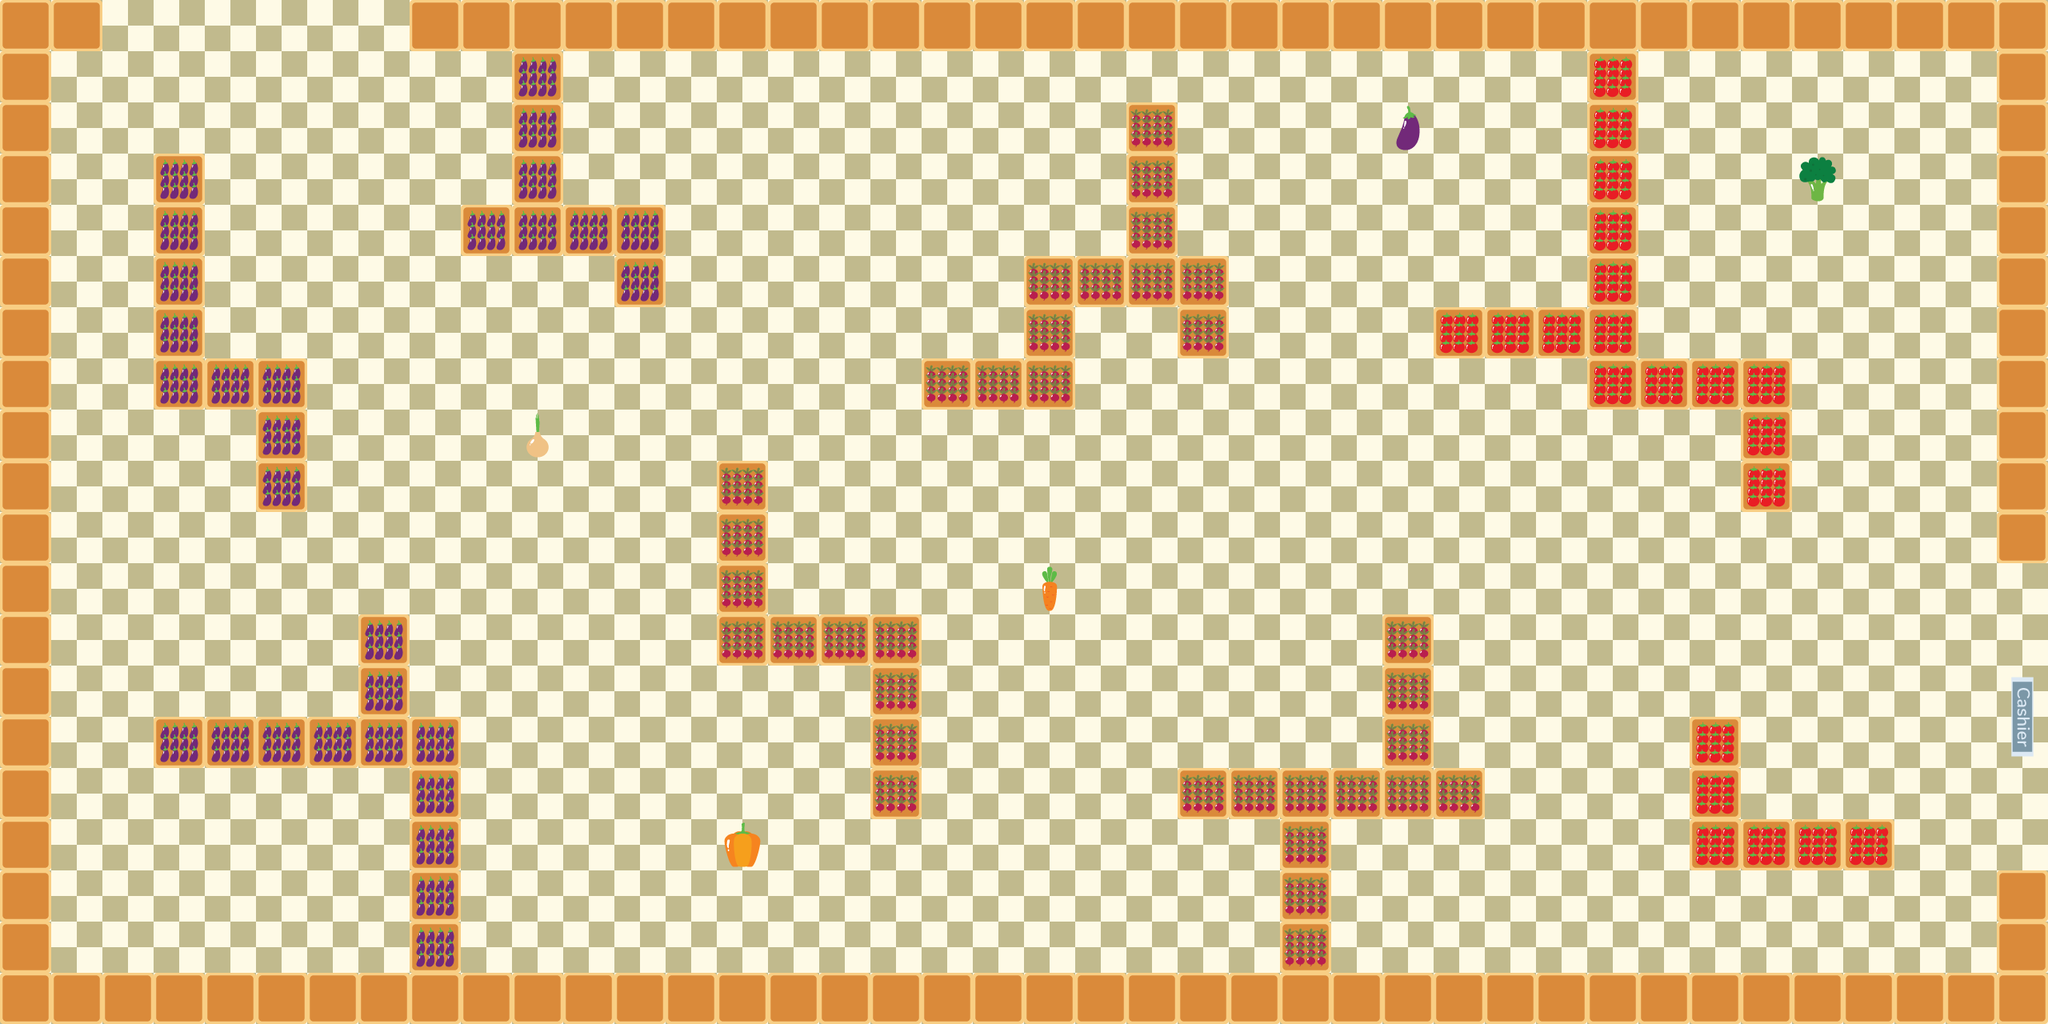

This is a level from a 2D game, rendered from its Tiled map with the project's own tilesets. A one-line summary and the map file follow, with tile-layer data summarised:
An orthogonal 40x20 tile map with 64x64 px tiles, 3 tile layers (groundLayer, shelfLayer, vegeLayer) and 3 objects (cashier, startPoint, endPoint).

<map version="1.4" tiledversion="1.4.3" orientation="orthogonal" renderorder="right-down" width="40" height="20" tilewidth="64" tileheight="64" infinite="0" nextlayerid="6" nextobjectid="8">
 <editorsettings>
  <export target="tiles1.json" format="json" />
 </editorsettings>
 <tileset firstgid="1" name="Tiles1" tilewidth="64" tileheight="64" tilecount="15" columns="5">
  <image source="Tiles1.png" width="320" height="192" />
  <tile id="0">
   <properties>
    <property name="shelf2" type="bool" value="true" />
   </properties>
  </tile>
  <tile id="1">
   <properties>
    <property name="shelf3" type="bool" value="true" />
   </properties>
  </tile>
  <tile id="2">
   <properties>
    <property name="shelf4" type="bool" value="true" />
   </properties>
  </tile>
  <tile id="3">
   <properties>
    <property name="cashier" type="bool" value="true" />
   </properties>
  </tile>
  <tile id="6">
   <properties>
    <property name="onion" type="bool" value="true" />
   </properties>
  </tile>
  <tile id="7">
   <properties>
    <property name="brinjal" type="bool" value="true" />
   </properties>
  </tile>
  <tile id="8">
   <properties>
    <property name="cashier" type="bool" value="true" />
   </properties>
  </tile>
  <tile id="10">
   <properties>
    <property name="carrot" type="bool" value="true" />
   </properties>
  </tile>
  <tile id="11">
   <properties>
    <property name="broccoli" type="bool" value="true" />
   </properties>
  </tile>
  <tile id="12">
   <properties>
    <property name="pumpkin" type="bool" value="true" />
   </properties>
  </tile>
  <tile id="13">
   <properties>
    <property name="shelf" type="bool" value="true" />
   </properties>
  </tile>
 </tileset>
 <layer id="1" name="groundLayer" width="40" height="20">
  <data>[800 cells, 800 non-empty, 3 distinct tile ids]</data>
 </layer>
 <layer id="5" name="shelfLayer" width="40" height="20">
  <data>[800 cells, 188 non-empty, 4 distinct tile ids]</data>
 </layer>
 <layer id="2" name="vegeLayer" width="40" height="20">
  <data>[800 cells, 5 non-empty, 5 distinct tile ids]</data>
 </layer>
 <objectgroup id="3" name="objectLayer">
  <object id="3" name="cashier" x="2497.71" y="835.62" width="59.4422" height="125.743" visible="0" />
  <object id="6" name="startPoint" x="314.969" y="69.9932">
   <point />
  </object>
  <object id="7" name="endPoint" x="2527.53" y="890.469">
   <point />
  </object>
 </objectgroup>
</map>